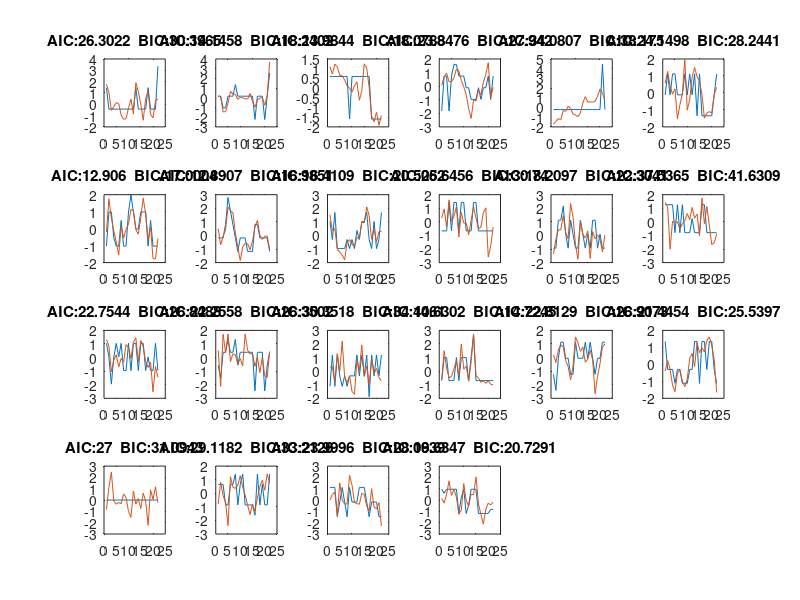

Reproduce this figure in MATLAB.
%% 加载数据
clear;clc;rng('Shuffle');
load('fit_result.mat');

%%
all_AIC = [];
all_BIC = [];
for subnum = 1:size(allsub,2)
    trials = 1;
    hap = [];
    fit_hap = [];
    all_AIC = [all_AIC,allsub{6,subnum}(1)];
    all_BIC = [all_BIC,allsub{6,subnum}(2)];
    for trialnum = 1:size(allsub{5,subnum},2)
        if isempty(allsub{5,subnum}(trialnum).happiness) == 1
            continue
        else
            hap = [hap, allsub{5,subnum}(trialnum).happiness];
            fit_hap = [fit_hap, allsub{5,subnum}(trialnum).fit_happiness];
            trials = [trials,max(trials)+1];
        end
    end
    trials(:,length(trials)) = [];
    subplot(4,6,subnum)
    plot(trials,zscore(hap),trials,zscore(fit_hap))
    title(['AIC:',num2str(allsub{6,subnum}(1)),'  BIC:',num2str(allsub{6,subnum}(2))]);
end
sum(all_AIC)
sum(all_BIC)
